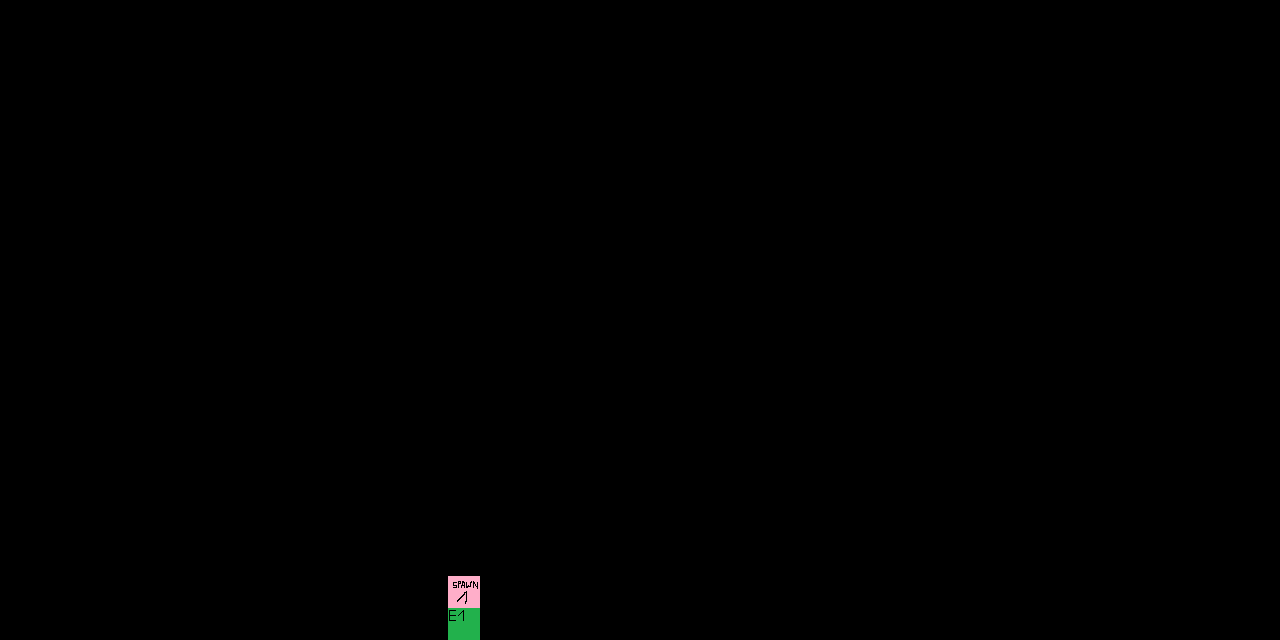

This is a level from a 2D game, rendered from its Tiled map with the project's own tilesets. A one-line summary and the map file follow, with tile-layer data summarised:
An orthogonal 40x20 tile map with 32x32 px tiles, 1 tile layer (enter_block), 3 hidden layers not drawn, 2 tilesets.

<map version="1.0" orientation="orthogonal" renderorder="right-down" width="40" height="20" tilewidth="32" tileheight="32" nextobjectid="1">
 <tileset firstgid="1" name="enter_block" tilewidth="32" tileheight="32" tilecount="35" columns="5">
  <image source="chunk.png" width="160" height="224" />
  <tile id="0">
   <properties>
    <property name="enter" value="true" />
    <property name="index" value="2" />
    <property name="map" value="sword_shop" />
   </properties>
  </tile>
  <tile id="15">
   <properties>
    <property name="index" value="2" />
    <property name="spawn" value="true" />
   </properties>
  </tile>
 </tileset>
 <tileset firstgid="36" name="base" tilewidth="32" tileheight="32" tilecount="2016" columns="32">
  <image source="base_txt.png" width="1024" height="2016" />
 </tileset>
 <layer name="enter_block" width="40" height="20">
  <data>[800 cells, 2 non-empty, 2 distinct tile ids]</data>
 </layer>
 <layer name="1" width="40" height="20" visible="0">
  <data>[800 cells, 800 non-empty, 1 distinct tile ids]</data>
 </layer>
 <layer name="2" width="40" height="20" visible="0">
  <data>[800 cells, 131 non-empty, 15 distinct tile ids]</data>
 </layer>
 <layer name="3" width="40" height="20" visible="0">
  <data>[800 cells, 12 non-empty, 9 distinct tile ids]</data>
 </layer>
</map>
